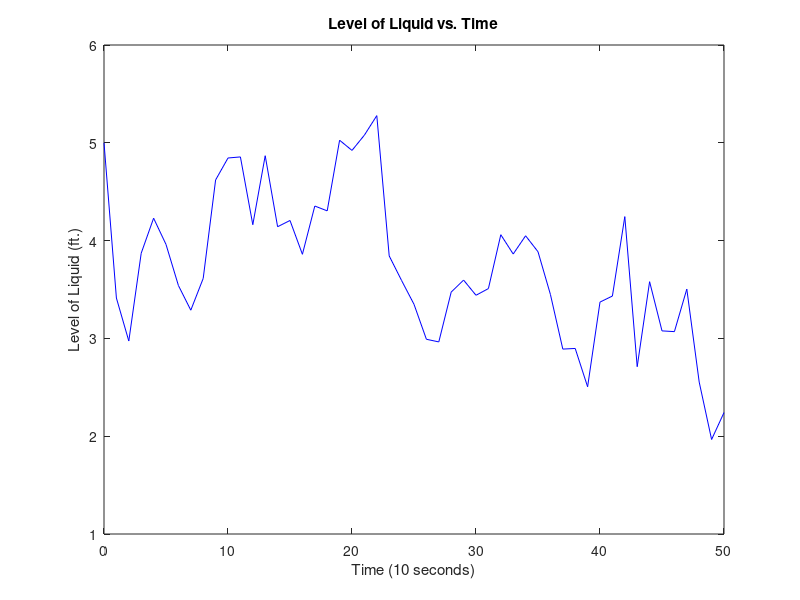

MATLAB code for this plot:
% Coleman Lyski
%
% December 7, 2016
%
% Final Exam
clear; close all; home; commandwindow
rng(1);
level = 5;
flowrate = 0.75*randn([1 50]);
etime = 10;
n = 1;
newlevel = zeros(1,length(flowrate)+1);
newlevel(1) = level;
while level < 9.5 & level > 0.5 & n <= 50
    newlevel(n+1) = newlevel(n) + flowrate(n)*etime/12.6;
    n = n+1;
end
fprintf('\n\nThe final level of liquid in the tank: %0.2f ft.',newlevel(n))
if newlevel(n) >= 9.5
    fprintf('\nThe liquid level is Too High')
elseif newlevel <= 0.5
    fprintf('\nThe liquid level is Too Low')
else
    fprintf('\nThe liquid level is Good')
end
figure(1)
clf
plot(0:length(newlevel)-1,newlevel,'b')
title('Level of Liquid vs. Time')
ylabel('Level of Liquid (ft.)')
xlabel('Time (10 seconds)')